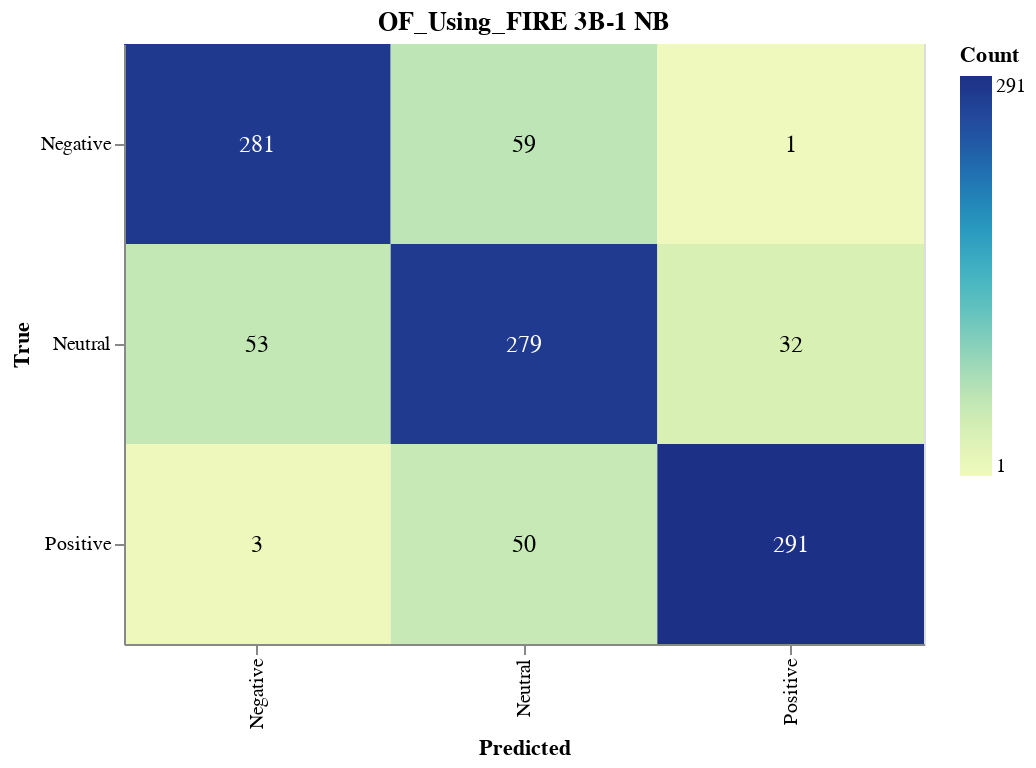

Write notebook code for a chart like this one.
### Markdown cell above
#### Save Confusion Matrix

### Code cell
import altair as alt
import pandas as pd
from sklearn.metrics import confusion_matrix

# Calculate the confusion matrix
cm = confusion_matrix(true_labels, nb_validation_predictions)

# Define class names
class_names = ['Negative', 'Neutral', 'Positive']

# Convert confusion matrix to DataFrame
cm_df = pd.DataFrame(cm, index=class_names, columns=class_names).reset_index().melt(id_vars='index')
cm_df.columns = ['True', 'Predicted', 'Count']

# Ensure the order of categories
cm_df['True'] = pd.Categorical(cm_df['True'], categories=class_names, ordered=True)
cm_df['Predicted'] = pd.Categorical(cm_df['Predicted'], categories=class_names, ordered=True)

# Create the Altair plot
heatmap = alt.Chart(cm_df).mark_rect().encode(
    x=alt.X('Predicted:O', sort=class_names),
    y=alt.Y('True:O', sort=class_names),
    color='Count:Q',
    tooltip=['True', 'Predicted', 'Count']
).properties(
    width=400,
    height=300,
    title='OF_Using_FIRE 3B-1 NB'
)

# Add text labels
text = heatmap.mark_text(
    align='center',
    baseline='middle',
    fontSize=12
).encode(
    text='Count:Q',
    color=alt.condition(
        alt.datum.Count > cm.max() / 2,
        alt.value('white'),
        alt.value('black')
    )
)

# Combine heatmap and text
final_chart = heatmap + text

# Display the plot
final_chart.show()

### Figure 1 — Vega-Lite specification as saved in the notebook (floating-point values rounded to 4 significant figures)
{"config": {"view": {"continuousWidth": 300, "continuousHeight": 300}}, "layer": [{"mark": {"type": "rect"}, "encoding": {"color": {"field": "Count", "type": "quantitative"}, "tooltip": [{"field": "True", "type": "ordinal"}, {"field": "Predicted", "type": "ordinal"}, {"field": "Count", "type": "quantitative"}], "x": {"field": "Predicted", "sort": ["Negative", "Neutral", "Positive"], "type": "ordinal"}, "y": {"field": "True", "sort": ["Negative", "Neutral", "Positive"], "type": "ordinal"}}, "title": "OF_Using_FIRE 3B-1 NB"}, {"mark": {"type": "text", "align": "center", "baseline": "middle", "fontSize": 12}, "encoding": {"color": {"condition": {"test": "(datum.Count > 145.5)", "value": "white"}, "value": "black"}, "text": {"field": "Count", "type": "quantitative"}, "tooltip": [{"field": "True", "type": "ordinal"}, {"field": "Predicted", "type": "ordinal"}, {"field": "Count", "type": "quantitative"}], "x": {"field": "Predicted", "sort": ["Negative", "Neutral", "Positive"], "type": "ordinal"}, "y": {"field": "True", "sort": ["Negative", "Neutral", "Positive"], "type": "ordinal"}}, "title": "OF_Using_FIRE 3B-1 NB"}], "data": {"name": "data-42b0c71fe1b7dd3fda20d29c5d51b998"}, "height": 300, "width": 400, "$schema": "https://vega.github.io/schema/vega-lite/v5.17.0.json", "datasets": {"data-42b0c71fe1b7dd3fda20d29c5d51b998": [{"True": "Negative", "Predicted": "Negative", "Count": 281}, {"True": "Neutral", "Predicted": "Negative", "Count": 53}, {"True": "Positive", "Predicted": "Negative", "Count": 3}, {"True": "Negative", "Predicted": "Neutral", "Count": 59}, {"True": "Neutral", "Predicted": "Neutral", "Count": 279}, {"True": "Positive", "Predicted": "Neutral", "Count": 50}, {"True": "Negative", "Predicted": "Positive", "Count": 1}, {"True": "Neutral", "Predicted": "Positive", "Count": 32}, {"True": "Positive", "Predicted": "Positive", "Count": 291}]}}
